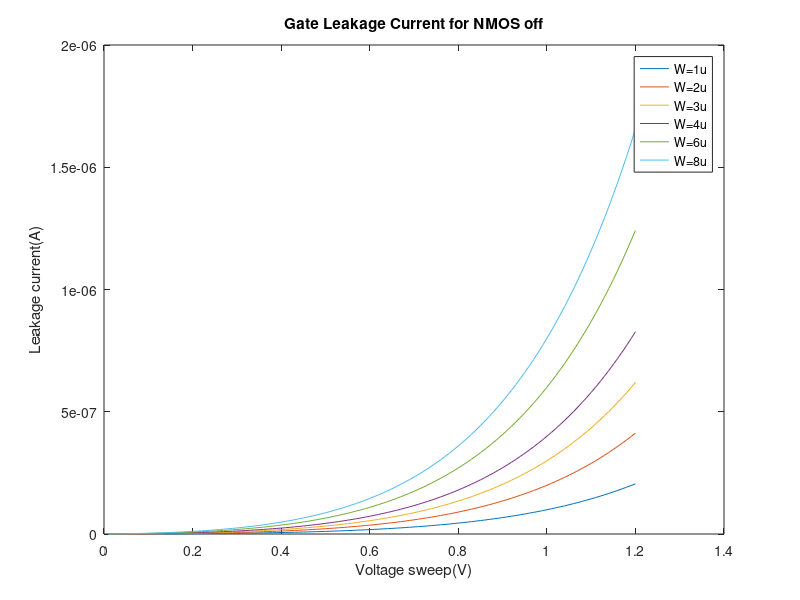

The MATLAB script that drew this image:
x = [ 1.00000000e-02 2.00000000e-02 3.00000000e-02 4.00000000e-02 5.00000000e-02 6.00000000e-02 7.00000000e-02 8.00000000e-02 9.00000000e-02 1.00000000e-01 1.10000000e-01 1.20000000e-01 1.30000000e-01 1.40000000e-01 1.50000000e-01 1.60000000e-01 1.70000000e-01 1.80000000e-01 1.90000000e-01 2.00000000e-01 2.10000000e-01 2.20000000e-01 2.30000000e-01 2.40000000e-01 2.50000000e-01 2.60000000e-01 2.70000000e-01 2.80000000e-01 2.90000000e-01 3.00000000e-01 3.10000000e-01 3.20000000e-01 3.30000000e-01 3.40000000e-01 3.50000000e-01 3.60000000e-01 3.70000000e-01 3.80000000e-01 3.90000000e-01 4.00000000e-01 4.10000000e-01 4.20000000e-01 4.30000000e-01 4.40000000e-01 4.50000000e-01 4.60000000e-01 4.70000000e-01 4.80000000e-01 4.90000000e-01 5.00000000e-01 5.10000000e-01 5.20000000e-01 5.30000000e-01 5.40000000e-01 5.50000000e-01 5.60000000e-01 5.70000000e-01 5.80000000e-01 5.90000000e-01 6.00000000e-01 6.10000000e-01 6.20000000e-01 6.30000000e-01 6.40000000e-01 6.50000000e-01 6.60000000e-01 6.70000000e-01 6.80000000e-01 6.90000000e-01 7.00000000e-01 7.10000000e-01 7.20000000e-01 7.30000000e-01 7.40000000e-01 7.50000000e-01 7.60000000e-01 7.70000000e-01 7.80000000e-01 7.90000000e-01 8.00000000e-01 8.10000000e-01 8.20000000e-01 8.30000000e-01 8.40000000e-01 8.50000000e-01 8.60000000e-01 8.70000000e-01 8.80000000e-01 8.90000000e-01 9.00000000e-01 9.10000000e-01 9.20000000e-01 9.30000000e-01 9.40000000e-01 9.50000000e-01 9.60000000e-01 9.70000000e-01 9.80000000e-01 9.90000000e-01 1.00000000e+00 1.01000000e+00 1.02000000e+00 1.03000000e+00 1.04000000e+00 1.05000000e+00 1.06000000e+00 1.07000000e+00 1.08000000e+00 1.09000000e+00 1.10000000e+00 1.11000000e+00 1.12000000e+00 1.13000000e+00 1.14000000e+00 1.15000000e+00 1.16000000e+00 1.17000000e+00 1.18000000e+00 1.19000000e+00 1.20000000e+00];
I1 = [  2.16915767e-11 4.68058777e-11 7.55184954e-11 1.08011430e-10 1.44473315e-10 1.85099650e-10 2.30093026e-10 2.79663361e-10 3.34028136e-10 3.93412642e-10 4.58050222e-10 5.28182530e-10 6.04059792e-10 6.85941069e-10 7.74094541e-10 8.68797779e-10 9.70338045e-10 1.07901258e-09 1.19512893e-09 1.31900522e-09 1.45097054e-09 1.59136522e-09 1.74054119e-09 1.89886237e-09 2.06670495e-09 2.24445786e-09 2.43252306e-09 2.63131599e-09 2.84126597e-09 3.06281659e-09 3.29642614e-09 3.54256808e-09 3.80173144e-09 4.07442133e-09 4.36115939e-09 4.66248426e-09 4.97895214e-09 5.31113725e-09 5.65963239e-09 6.02504947e-09 6.40802007e-09 6.80919602e-09 7.22925001e-09 7.66887616e-09 8.12879065e-09 8.60973238e-09 9.11246364e-09 9.63777074e-09 1.01864647e-08 1.07593821e-08 1.13573855e-08 1.19813647e-08 1.26322369e-08 1.33109479e-08 1.40184730e-08 1.47558174e-08 1.55240174e-08 1.63241412e-08 1.71572899e-08 1.80245981e-08 1.89272354e-08 1.98664068e-08 2.08433540e-08 2.18593566e-08 2.29157329e-08 2.40138408e-08 2.51550796e-08 2.63408905e-08 2.75727581e-08 2.88522113e-08 3.01808250e-08 3.15602212e-08 3.29920700e-08 3.44780915e-08 3.60200565e-08 3.76197888e-08 3.92791656e-08 4.10001200e-08 4.27846419e-08 4.46347796e-08 4.65526419e-08 4.85403993e-08 5.06002856e-08 5.27346001e-08 5.49457092e-08 5.72360480e-08 5.96081227e-08 6.20645118e-08 6.46078689e-08 6.72409242e-08 6.99664866e-08 7.27874462e-08 7.57067762e-08 7.87275353e-08 8.18528699e-08 8.50860165e-08 8.84303043e-08 9.18891575e-08 9.54660981e-08 9.91647483e-08 1.02988833e-07 1.06942184e-07 1.11028740e-07 1.15252552e-07 1.19617786e-07 1.24128726e-07 1.28789774e-07 1.33605460e-07 1.38580439e-07 1.43719496e-07 1.49027552e-07 1.54509665e-07 1.60171033e-07 1.66017002e-07 1.72053065e-07 1.78284869e-07 1.84718217e-07 1.91359075e-07 1.98213573e-07 2.05288011e-07];
I2 = [  4.36022572e-11 9.40845349e-11 1.51799792e-10 2.17113865e-10 2.90405929e-10 3.72068956e-10 4.62510173e-10 5.62151538e-10 6.71430211e-10 7.90799045e-10 9.20727084e-10 1.06170008e-09 1.21422100e-09 1.37881060e-09 1.55600794e-09 1.74637096e-09 1.95047709e-09 2.16892382e-09 2.40232932e-09 2.65133310e-09 2.91659662e-09 3.19880398e-09 3.49866263e-09 3.81690404e-09 4.15428442e-09 4.51158553e-09 4.88961537e-09 5.28920902e-09 5.71122943e-09 6.15656827e-09 6.62614675e-09 7.12091655e-09 7.64186070e-09 8.18999449e-09 8.76636645e-09 9.37205936e-09 1.00081912e-08 1.06759162e-08 1.13764259e-08 1.21109503e-08 1.28807591e-08 1.36871623e-08 1.45315122e-08 1.54152040e-08 1.63396774e-08 1.73064175e-08 1.83169566e-08 1.93728753e-08 2.04758039e-08 2.16274237e-08 2.28294690e-08 2.40837278e-08 2.53920441e-08 2.67563192e-08 2.81785130e-08 2.96606465e-08 3.12048026e-08 3.28131285e-08 3.44878374e-08 3.62312101e-08 3.80455973e-08 3.99334214e-08 4.18971784e-08 4.39394401e-08 4.60628564e-08 4.82701571e-08 5.05641546e-08 5.29477459e-08 5.54239150e-08 5.79957353e-08 6.06663726e-08 6.34390868e-08 6.63172353e-08 6.93042753e-08 7.24037665e-08 7.56193745e-08 7.89548730e-08 8.24141473e-08 8.60011973e-08 8.97201405e-08 9.35752153e-08 9.75707844e-08 1.01711338e-07 1.06001499e-07 1.10446022e-07 1.15049802e-07 1.19817878e-07 1.24755432e-07 1.29867797e-07 1.35160462e-07 1.40639073e-07 1.46309438e-07 1.52177535e-07 1.58249510e-07 1.64531689e-07 1.71030576e-07 1.77752864e-07 1.84705436e-07 1.91895370e-07 1.99329947e-07 2.07016654e-07 2.14963193e-07 2.23177481e-07 2.31667661e-07 2.40442106e-07 2.49509426e-07 2.58878472e-07 2.68558345e-07 2.78558403e-07 2.88888265e-07 2.99557820e-07 3.10577236e-07 3.21956961e-07 3.33707739e-07 3.45840612e-07 3.58366929e-07 3.71298354e-07 3.84646878e-07 3.98424822e-07 4.12644848e-07];
I3 = [  6.55129315e-11 1.41363178e-10 2.28081063e-10 3.26216261e-10 4.36338488e-10 5.59038186e-10 6.94927220e-10 8.44639585e-10 1.00883212e-09 1.18818524e-09 1.38340369e-09 1.59521731e-09 1.82438183e-09 2.07167967e-09 2.33792078e-09 2.62394348e-09 2.93061535e-09 3.25883413e-09 3.60952863e-09 3.98365971e-09 4.38222122e-09 4.80624104e-09 5.25678211e-09 5.73494344e-09 6.24186130e-09 6.77871024e-09 7.34670431e-09 7.94709821e-09 8.58118853e-09 9.25031501e-09 9.95586178e-09 1.06992587e-08 1.14819829e-08 1.23055597e-08 1.31715646e-08 1.40816245e-08 1.50374191e-08 1.60406826e-08 1.70932055e-08 1.81968357e-08 1.93534809e-08 2.05651095e-08 2.18337533e-08 2.31615085e-08 2.45505382e-08 2.60030739e-08 2.75214179e-08 2.91079450e-08 3.07651045e-08 3.24954230e-08 3.43015057e-08 3.61860396e-08 3.81517951e-08 4.02016286e-08 4.23384854e-08 4.45654014e-08 4.68855066e-08 4.93020269e-08 5.18182877e-08 5.44377159e-08 5.71638434e-08 6.00003096e-08 6.29508649e-08 6.60193733e-08 6.92098163e-08 7.25262953e-08 7.59730359e-08 7.95543906e-08 8.32748430e-08 8.71390109e-08 9.11516504e-08 9.53176597e-08 9.96420831e-08 1.04130115e-07 1.08787104e-07 1.13618556e-07 1.18630143e-07 1.23827702e-07 1.29217241e-07 1.34804948e-07 1.40597191e-07 1.46600524e-07 1.52821694e-07 1.59267645e-07 1.65945522e-07 1.72862681e-07 1.80026689e-07 1.87445334e-07 1.95126629e-07 2.03078819e-07 2.11310387e-07 2.19830061e-07 2.28646820e-07 2.37769900e-07 2.47208804e-07 2.56973304e-07 2.67073456e-07 2.77519599e-07 2.88322369e-07 2.99492705e-07 3.11041856e-07 3.22981391e-07 3.35323206e-07 3.48079535e-07 3.61262956e-07 3.74886406e-07 3.88963181e-07 4.03506957e-07 4.18531789e-07 4.34052130e-07 4.50082838e-07 4.66639185e-07 4.83736872e-07 5.01392038e-07 5.19621270e-07 5.38441619e-07 5.57870610e-07 5.77926254e-07 5.98627062e-07 6.19992058e-07];
I4 = [  8.74235966e-11 1.88641799e-10 3.04362297e-10 4.35318600e-10 5.82270964e-10 7.46007302e-10 9.27344116e-10 1.12712744e-09 1.34623378e-09 1.58557111e-09 1.84607990e-09 2.12873406e-09 2.43454207e-09 2.76454803e-09 3.11983277e-09 3.50151499e-09 3.91075242e-09 4.34874304e-09 4.81672630e-09 5.31598440e-09 5.84784360e-09 6.41367554e-09 7.01489862e-09 7.65297945e-09 8.32943429e-09 9.04583050e-09 9.80378817e-09 1.06049816e-08 1.14511411e-08 1.23440543e-08 1.32855684e-08 1.42775915e-08 1.53220944e-08 1.64211130e-08 1.75767494e-08 1.87911746e-08 2.00666302e-08 2.14054304e-08 2.28099643e-08 2.42826980e-08 2.58261769e-08 2.74430281e-08 2.91359626e-08 3.09077777e-08 3.27613600e-08 3.46996873e-08 3.67258317e-08 3.88429622e-08 4.10543474e-08 4.33633586e-08 4.57734725e-08 4.82882745e-08 5.09114615e-08 5.36468453e-08 5.64983560e-08 5.94700449e-08 6.25660886e-08 6.57907919e-08 6.91485922e-08 7.26440624e-08 7.62819154e-08 8.00670080e-08 8.40043444e-08 8.80990810e-08 9.23565305e-08 9.67821661e-08 1.01381626e-07 1.06160719e-07 1.11125427e-07 1.16281913e-07 1.21636523e-07 1.27195793e-07 1.32966454e-07 1.38955438e-07 1.45169881e-07 1.51617132e-07 1.58304757e-07 1.65240546e-07 1.72432517e-07 1.79888926e-07 1.87618269e-07 1.95629294e-07 2.03931003e-07 2.12532661e-07 2.21443804e-07 2.30674245e-07 2.40234082e-07 2.50133708e-07 2.60383814e-07 2.70995402e-07 2.81979792e-07 2.93348629e-07 3.05113894e-07 3.17287911e-07 3.29883360e-07 3.42913281e-07 3.56391091e-07 3.70330586e-07 3.84745957e-07 3.99651800e-07 4.15063125e-07 4.30995367e-07 4.47464401e-07 4.64486550e-07 4.82078596e-07 5.00257800e-07 5.19041903e-07 5.38449152e-07 5.58498300e-07 5.79208632e-07 6.00599971e-07 6.22692693e-07 6.45507748e-07 6.69066667e-07 6.93391583e-07 7.18505244e-07 7.44431032e-07 7.71192977e-07 7.98815777e-07 8.27324812e-07];
I6 = [  1.31244887e-10 2.83198949e-10 4.56924603e-10 6.53523029e-10 8.74135558e-10 1.11994504e-09 1.39217725e-09 1.69210228e-09 2.02103600e-09 2.38034150e-09 2.77143062e-09 3.19576547e-09 3.65486002e-09 4.15028170e-09 4.68365310e-09 5.25665366e-09 5.87102141e-09 6.52855480e-09 7.23111455e-09 7.98062554e-09 8.77907877e-09 9.62853342e-09 1.05311188e-08 1.14890367e-08 1.25045634e-08 1.35800517e-08 1.47179339e-08 1.59207234e-08 1.71910178e-08 1.85315009e-08 1.99449455e-08 2.14342161e-08 2.30022715e-08 2.46521678e-08 2.63870609e-08 2.82102099e-08 3.01249798e-08 3.21348448e-08 3.42433914e-08 3.64543217e-08 3.87714570e-08 4.11987410e-08 4.37402433e-08 4.64001636e-08 4.91828348e-08 5.20927274e-08 5.51344530e-08 5.83127691e-08 6.16325824e-08 6.50989537e-08 6.87171024e-08 7.24924105e-08 7.64304278e-08 8.05368766e-08 8.48176563e-08 8.92788488e-08 9.39267236e-08 9.87677433e-08 1.03808568e-07 1.09056064e-07 1.14517305e-07 1.20199581e-07 1.26110406e-07 1.32257518e-07 1.38648894e-07 1.45292748e-07 1.52197546e-07 1.59372005e-07 1.66825106e-07 1.74566099e-07 1.82604511e-07 1.90950153e-07 1.99613129e-07 2.08603843e-07 2.17933007e-07 2.27611654e-07 2.37651139e-07 2.48063155e-07 2.58859738e-07 2.70053280e-07 2.81656535e-07 2.93682632e-07 3.06145082e-07 3.19057794e-07 3.32435081e-07 3.46291671e-07 3.60642721e-07 3.75503830e-07 3.90891045e-07 4.06820879e-07 4.23310322e-07 4.40376852e-07 4.58038450e-07 4.76313616e-07 4.95221378e-07 5.14781309e-07 5.35013542e-07 5.55938786e-07 5.77578338e-07 5.99954103e-07 6.23088608e-07 6.47005017e-07 6.71727154e-07 6.97279514e-07 7.23687285e-07 7.50976367e-07 7.79173386e-07 8.08305722e-07 8.38401518e-07 8.69489712e-07 9.01600050e-07 9.34763110e-07 9.69010325e-07 1.00437400e-06 1.04088736e-06 1.07858452e-06 1.11750057e-06 1.15767157e-06 1.19913456e-06 1.24192764e-06];
I8 = [  1.75066104e-10 3.77755927e-10 6.09486609e-10 8.71726998e-10 1.16599949e-09 1.49388187e-09 1.85700917e-09 2.25707555e-09 2.69583622e-09 3.17510936e-09 3.69677821e-09 4.26279304e-09 4.87517329e-09 5.53600973e-09 6.24746669e-09 7.01178430e-09 7.83128091e-09 8.70835539e-09 9.64548971e-09 1.06452514e-08 1.17102962e-08 1.28433708e-08 1.40473154e-08 1.53250668e-08 1.66796613e-08 1.81142373e-08 1.96320390e-08 2.12364191e-08 2.29308421e-08 2.47188881e-08 2.66042554e-08 2.85907650e-08 3.06823635e-08 3.28831270e-08 3.51972652e-08 3.76291252e-08 4.01831953e-08 4.28641095e-08 4.56766516e-08 4.86257596e-08 5.17165305e-08 5.49542244e-08 5.83442696e-08 6.18922675e-08 6.56039976e-08 6.94854225e-08 7.35426936e-08 7.77821559e-08 8.22103544e-08 8.68340391e-08 9.16601714e-08 9.66959301e-08 1.01948717e-07 1.07426165e-07 1.13136142e-07 1.19086760e-07 1.25286382e-07 1.31743626e-07 1.38467376e-07 1.45466789e-07 1.52751301e-07 1.60330634e-07 1.68214809e-07 1.76414149e-07 1.84939289e-07 1.93801189e-07 2.03011135e-07 2.12580757e-07 2.22522032e-07 2.32847296e-07 2.43569254e-07 2.54700993e-07 2.66255986e-07 2.78248109e-07 2.90691650e-07 3.03601320e-07 3.16992265e-07 3.30880077e-07 3.45280809e-07 3.60210985e-07 3.75687615e-07 3.91728206e-07 4.08350780e-07 4.25573880e-07 4.43416596e-07 4.61898567e-07 4.81040008e-07 5.00861715e-07 5.21385092e-07 5.42632155e-07 5.64625561e-07 5.87388616e-07 6.10945297e-07 6.35320270e-07 6.60538909e-07 6.86627311e-07 7.13612322e-07 7.41521554e-07 7.70383402e-07 8.00227072e-07 8.31082599e-07 8.62980869e-07 8.95953642e-07 9.30033579e-07 9.65254259e-07 1.00165021e-06 1.03925693e-06 1.07811092e-06 1.11824970e-06 1.15971185e-06 1.20253701e-06 1.24676595e-06 1.29244057e-06 1.33960394e-06 1.38830032e-06 1.43857521e-06 1.49047538e-06 1.54404887e-06 1.59934508e-06 1.65641476e-06];

figure;
plot(x, I1);
hold on
plot(x, I2);
plot(x, I3);
plot(x, I4);
plot(x, I6);
plot(x, I8);
hold off
xlabel('Voltage sweep(V)');
ylabel('Leakage current(A)');
title('Gate Leakage Current for NMOS off');
legend('W=1u','W=2u','W=3u','W=4u','W=6u','W=8u');